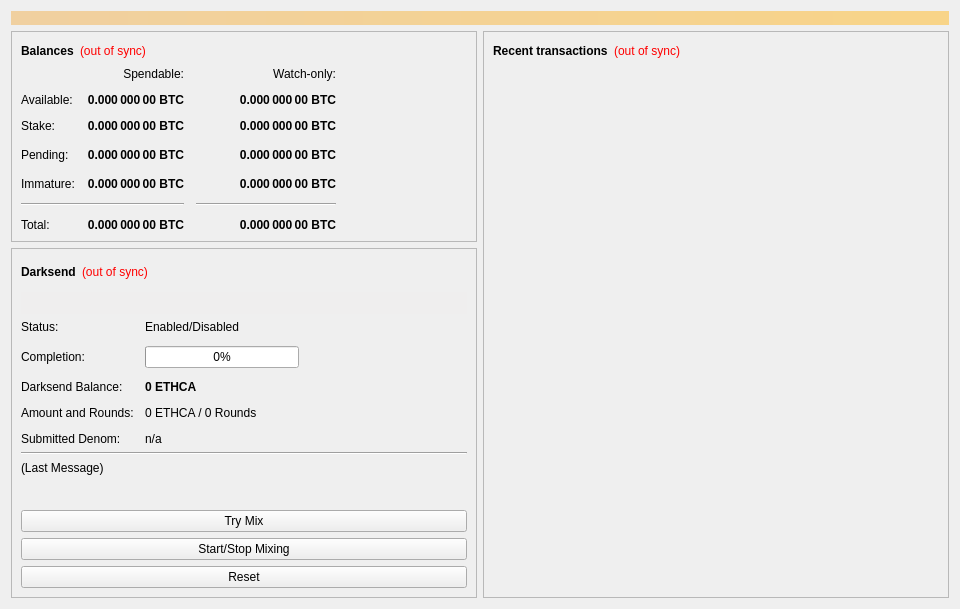
<?xml version="1.0" encoding="UTF-8"?>
<ui version="4.0">
 <class>OverviewPage</class>
 <widget class="QWidget" name="OverviewPage">
  <property name="geometry">
   <rect>
    <x>0</x>
    <y>0</y>
    <width>960</width>
    <height>594</height>
   </rect>
  </property>
  <property name="minimumSize">
   <size>
    <width>960</width>
    <height>0</height>
   </size>
  </property>
  <property name="windowTitle">
   <string>Form</string>
  </property>
  <layout class="QVBoxLayout" name="topLayout">
   <item>
    <widget class="QLabel" name="labelAlerts">
     <property name="visible">
      <bool>false</bool>
     </property>
     <property name="styleSheet">
      <string notr="true">background-color: qlineargradient(x1: 0, y1: 0, x2: 1, y2: 0, stop:0 #F0D0A0, stop:1 #F8D488); color:#000000;</string>
     </property>
     <property name="wordWrap">
      <bool>true</bool>
     </property>
     <property name="margin">
      <number>3</number>
     </property>
    </widget>
   </item>
   <item>
    <layout class="QHBoxLayout" name="horizontalLayout" stretch="1,1">
     <item>
      <layout class="QVBoxLayout" name="verticalLayout_2">
       <item>
        <widget class="QFrame" name="frame">
         <property name="frameShape">
          <enum>QFrame::StyledPanel</enum>
         </property>
         <property name="frameShadow">
          <enum>QFrame::Raised</enum>
         </property>
         <layout class="QVBoxLayout" name="verticalLayout_4">
          <item>
           <layout class="QHBoxLayout" name="horizontalLayout_4">
            <item>
             <widget class="QLabel" name="label_5">
              <property name="font">
               <font>
                <weight>75</weight>
                <bold>true</bold>
               </font>
              </property>
              <property name="text">
               <string>Balances</string>
              </property>
             </widget>
            </item>
            <item>
             <widget class="QLabel" name="labelWalletStatus">
              <property name="cursor">
               <cursorShape>WhatsThisCursor</cursorShape>
              </property>
              <property name="toolTip">
               <string>The displayed information may be out of date. Your wallet automatically synchronizes with the EthCash network after a connection is established, but this process has not completed yet.</string>
              </property>
              <property name="styleSheet">
               <string notr="true">QLabel { color: red; }</string>
              </property>
              <property name="text">
               <string notr="true">(out of sync)</string>
              </property>
              <property name="alignment">
               <set>Qt::AlignLeading|Qt::AlignLeft|Qt::AlignVCenter</set>
              </property>
             </widget>
            </item>
            <item>
             <spacer name="horizontalSpacer_3">
              <property name="orientation">
               <enum>Qt::Horizontal</enum>
              </property>
              <property name="sizeHint" stdset="0">
               <size>
                <width>40</width>
                <height>20</height>
               </size>
              </property>
             </spacer>
            </item>
           </layout>
          </item>
          <item>
           <layout class="QGridLayout" name="gridLayout">
            <property name="spacing">
             <number>12</number>
            </property>
            <item row="3" column="2">
             <widget class="QLabel" name="labelWatchPending">
              <property name="font">
               <font>
                <weight>75</weight>
                <bold>true</bold>
               </font>
              </property>
              <property name="cursor">
               <cursorShape>IBeamCursor</cursorShape>
              </property>
              <property name="toolTip">
               <string>Unconfirmed transactions to watch-only addresses</string>
              </property>
              <property name="text">
               <string notr="true">0.000 000 00 BTC</string>
              </property>
              <property name="alignment">
               <set>Qt::AlignRight|Qt::AlignTrailing|Qt::AlignVCenter</set>
              </property>
              <property name="textInteractionFlags">
               <set>Qt::LinksAccessibleByMouse|Qt::TextSelectableByKeyboard|Qt::TextSelectableByMouse</set>
              </property>
             </widget>
            </item>
            <item row="3" column="1">
             <widget class="QLabel" name="labelUnconfirmed">
              <property name="font">
               <font>
                <weight>75</weight>
                <bold>true</bold>
               </font>
              </property>
              <property name="cursor">
               <cursorShape>IBeamCursor</cursorShape>
              </property>
              <property name="toolTip">
               <string>Total of transactions that have yet to be confirmed, and do not yet count toward the spendable balance</string>
              </property>
              <property name="text">
               <string notr="true">0.000 000 00 BTC</string>
              </property>
              <property name="alignment">
               <set>Qt::AlignRight|Qt::AlignTrailing|Qt::AlignVCenter</set>
              </property>
              <property name="textInteractionFlags">
               <set>Qt::LinksAccessibleByMouse|Qt::TextSelectableByKeyboard|Qt::TextSelectableByMouse</set>
              </property>
             </widget>
            </item>
            <item row="4" column="2">
             <widget class="QLabel" name="labelWatchImmature">
              <property name="font">
               <font>
                <weight>75</weight>
                <bold>true</bold>
               </font>
              </property>
              <property name="cursor">
               <cursorShape>IBeamCursor</cursorShape>
              </property>
              <property name="toolTip">
               <string>Mined balance in watch-only addresses that has not yet matured</string>
              </property>
              <property name="text">
               <string notr="true">0.000 000 00 BTC</string>
              </property>
              <property name="alignment">
               <set>Qt::AlignRight|Qt::AlignTrailing|Qt::AlignVCenter</set>
              </property>
              <property name="textInteractionFlags">
               <set>Qt::LinksAccessibleByMouse|Qt::TextSelectableByKeyboard|Qt::TextSelectableByMouse</set>
              </property>
             </widget>
            </item>
            <item row="5" column="0" colspan="2">
             <widget class="Line" name="lineSpendableBalance">
              <property name="orientation">
               <enum>Qt::Horizontal</enum>
              </property>
             </widget>
            </item>
            <item row="5" column="2">
             <widget class="Line" name="lineWatchBalance">
              <property name="sizePolicy">
               <sizepolicy hsizetype="Preferred" vsizetype="Fixed">
                <horstretch>0</horstretch>
                <verstretch>0</verstretch>
               </sizepolicy>
              </property>
              <property name="minimumSize">
               <size>
                <width>140</width>
                <height>0</height>
               </size>
              </property>
              <property name="orientation">
               <enum>Qt::Horizontal</enum>
              </property>
             </widget>
            </item>
            <item row="6" column="0">
             <widget class="QLabel" name="labelTotalText">
              <property name="text">
               <string>Total:</string>
              </property>
             </widget>
            </item>
            <item row="4" column="1">
             <widget class="QLabel" name="labelImmature">
              <property name="font">
               <font>
                <weight>75</weight>
                <bold>true</bold>
               </font>
              </property>
              <property name="cursor">
               <cursorShape>IBeamCursor</cursorShape>
              </property>
              <property name="toolTip">
               <string>Mined balance that has not yet matured</string>
              </property>
              <property name="text">
               <string notr="true">0.000 000 00 BTC</string>
              </property>
              <property name="alignment">
               <set>Qt::AlignRight|Qt::AlignTrailing|Qt::AlignVCenter</set>
              </property>
              <property name="textInteractionFlags">
               <set>Qt::LinksAccessibleByMouse|Qt::TextSelectableByKeyboard|Qt::TextSelectableByMouse</set>
              </property>
             </widget>
            </item>
            <item row="3" column="3">
             <spacer name="horizontalSpacer_2">
              <property name="orientation">
               <enum>Qt::Horizontal</enum>
              </property>
              <property name="sizeHint" stdset="0">
               <size>
                <width>40</width>
                <height>20</height>
               </size>
              </property>
             </spacer>
            </item>
            <item row="4" column="0">
             <widget class="QLabel" name="labelImmatureText">
              <property name="text">
               <string>Immature:</string>
              </property>
             </widget>
            </item>
            <item row="6" column="1">
             <widget class="QLabel" name="labelTotal">
              <property name="font">
               <font>
                <weight>75</weight>
                <bold>true</bold>
               </font>
              </property>
              <property name="cursor">
               <cursorShape>IBeamCursor</cursorShape>
              </property>
              <property name="toolTip">
               <string>Your current total balance</string>
              </property>
              <property name="text">
               <string notr="true">0.000 000 00 BTC</string>
              </property>
              <property name="alignment">
               <set>Qt::AlignRight|Qt::AlignTrailing|Qt::AlignVCenter</set>
              </property>
              <property name="textInteractionFlags">
               <set>Qt::LinksAccessibleByMouse|Qt::TextSelectableByKeyboard|Qt::TextSelectableByMouse</set>
              </property>
             </widget>
            </item>
            <item row="6" column="2">
             <widget class="QLabel" name="labelWatchTotal">
              <property name="font">
               <font>
                <weight>75</weight>
                <bold>true</bold>
               </font>
              </property>
              <property name="cursor">
               <cursorShape>IBeamCursor</cursorShape>
              </property>
              <property name="toolTip">
               <string>Current total balance in watch-only addresses</string>
              </property>
              <property name="text">
               <string notr="true">0.000 000 00 BTC</string>
              </property>
              <property name="alignment">
               <set>Qt::AlignRight|Qt::AlignTrailing|Qt::AlignVCenter</set>
              </property>
              <property name="textInteractionFlags">
               <set>Qt::LinksAccessibleByMouse|Qt::TextSelectableByKeyboard|Qt::TextSelectableByMouse</set>
              </property>
             </widget>
            </item>
            <item row="0" column="2">
             <widget class="QLabel" name="labelWatchonly">
              <property name="text">
               <string>Watch-only:</string>
              </property>
              <property name="alignment">
               <set>Qt::AlignRight|Qt::AlignTrailing|Qt::AlignVCenter</set>
              </property>
             </widget>
            </item>
            <item row="1" column="0">
             <widget class="QLabel" name="labelBalanceText">
              <property name="text">
               <string>Available:</string>
              </property>
             </widget>
            </item>
            <item row="1" column="1">
             <widget class="QLabel" name="labelBalance">
              <property name="font">
               <font>
                <weight>75</weight>
                <bold>true</bold>
               </font>
              </property>
              <property name="cursor">
               <cursorShape>IBeamCursor</cursorShape>
              </property>
              <property name="toolTip">
               <string>Your current spendable balance</string>
              </property>
              <property name="text">
               <string notr="true">0.000 000 00 BTC</string>
              </property>
              <property name="alignment">
               <set>Qt::AlignRight|Qt::AlignTrailing|Qt::AlignVCenter</set>
              </property>
              <property name="textInteractionFlags">
               <set>Qt::LinksAccessibleByMouse|Qt::TextSelectableByKeyboard|Qt::TextSelectableByMouse</set>
              </property>
             </widget>
            </item>
            <item row="2" column="0">
             <widget class="QLabel" name="label_10">
              <property name="text">
               <string>Stake:</string>
              </property>
             </widget>
            </item>
            <item row="2" column="1">
             <widget class="QLabel" name="labelStake">
              <property name="font">
               <font>
                <weight>75</weight>
                <bold>true</bold>
               </font>
              </property>
              <property name="cursor">
               <cursorShape>IBeamCursor</cursorShape>
              </property>
              <property name="toolTip">
               <string>Total of coins that was staked, and do not yet count toward the current balance</string>
              </property>
              <property name="text">
               <string notr="true">0.000 000 00 BTC</string>
              </property>
              <property name="alignment">
               <set>Qt::AlignRight|Qt::AlignTrailing|Qt::AlignVCenter</set>
              </property>
              <property name="textInteractionFlags">
               <set>Qt::LinksAccessibleByMouse|Qt::TextSelectableByKeyboard|Qt::TextSelectableByMouse</set>
              </property>
             </widget>
            </item>
            <item row="2" column="2">
             <widget class="QLabel" name="labelWatchStake">
              <property name="font">
               <font>
                <weight>75</weight>
                <bold>true</bold>
               </font>
              </property>
              <property name="cursor">
               <cursorShape>IBeamCursor</cursorShape>
              </property>
              <property name="toolTip">
               <string>Total of coins that was staked in watch-only addresses, and do not yet count toward the current watch-only balance</string>
              </property>
              <property name="text">
               <string notr="true">0.000 000 00 BTC</string>
              </property>
              <property name="alignment">
               <set>Qt::AlignRight|Qt::AlignTrailing|Qt::AlignVCenter</set>
              </property>
              <property name="textInteractionFlags">
               <set>Qt::LinksAccessibleByMouse|Qt::TextSelectableByKeyboard|Qt::TextSelectableByMouse</set>
              </property>
             </widget>
            </item>
            <item row="1" column="2">
             <widget class="QLabel" name="labelWatchAvailable">
              <property name="font">
               <font>
                <weight>75</weight>
                <bold>true</bold>
               </font>
              </property>
              <property name="cursor">
               <cursorShape>IBeamCursor</cursorShape>
              </property>
              <property name="toolTip">
               <string>Your current balance in watch-only addresses</string>
              </property>
              <property name="text">
               <string notr="true">0.000 000 00 BTC</string>
              </property>
              <property name="alignment">
               <set>Qt::AlignRight|Qt::AlignTrailing|Qt::AlignVCenter</set>
              </property>
              <property name="textInteractionFlags">
               <set>Qt::LinksAccessibleByMouse|Qt::TextSelectableByKeyboard|Qt::TextSelectableByMouse</set>
              </property>
             </widget>
            </item>
            <item row="3" column="0">
             <widget class="QLabel" name="labelPendingText">
              <property name="text">
               <string>Pending:</string>
              </property>
             </widget>
            </item>
            <item row="0" column="1">
             <widget class="QLabel" name="labelSpendable">
              <property name="text">
               <string>Spendable:</string>
              </property>
              <property name="alignment">
               <set>Qt::AlignRight|Qt::AlignTrailing|Qt::AlignVCenter</set>
              </property>
             </widget>
            </item>
           </layout>
          </item>
         </layout>
        </widget>
       </item>
       <item>
        <widget class="QFrame" name="frameDarksend">
		<property name="visible">
          <bool>false</bool>
         </property>
         <property name="sizePolicy">
          <sizepolicy hsizetype="Expanding" vsizetype="Expanding">
           <horstretch>0</horstretch>
           <verstretch>0</verstretch>
          </sizepolicy>
         </property>
         <property name="minimumSize">
          <size>
           <width>0</width>
           <height>350</height>
          </size>
         </property>
         <property name="layoutDirection">
          <enum>Qt::LeftToRight</enum>
         </property>
         <property name="frameShape">
          <enum>QFrame::StyledPanel</enum>
         </property>
         <property name="frameShadow">
          <enum>QFrame::Raised</enum>
         </property>
         <layout class="QVBoxLayout" name="verticalLayout_5">
          <item>
           <layout class="QHBoxLayout" name="horizontalLayout_5">
            <item>
             <widget class="QLabel" name="label_2">
              <property name="font">
               <font>
                <weight>75</weight>
                <bold>true</bold>
               </font>
              </property>
              <property name="text">
               <string>Darksend</string>
              </property>
             </widget>
            </item>
            <item>
             <widget class="QLabel" name="labelDarksendSyncStatus">
              <property name="toolTip">
               <string>The displayed information may be out of date. Your wallet automatically synchronizes with the EthCash network after a connection is established, but this process has not completed yet.</string>
              </property>
              <property name="styleSheet">
               <string notr="true">QLabel { color: red; }</string>
              </property>
              <property name="text">
               <string notr="true">(out of sync)</string>
              </property>
              <property name="alignment">
               <set>Qt::AlignLeading|Qt::AlignLeft|Qt::AlignVCenter</set>
              </property>
             </widget>
            </item>
            <item>
             <spacer name="horizontalSpacer_4">
              <property name="orientation">
               <enum>Qt::Horizontal</enum>
              </property>
              <property name="sizeHint" stdset="0">
               <size>
                <width>40</width>
                <height>20</height>
               </size>
              </property>
             </spacer>
            </item>
           </layout>
          </item>
          <item>
           <widget class="QPushButton" name="runAutoDenom">
            <property name="palette">
             <palette>
              <active>
               <colorrole role="WindowText">
                <brush brushstyle="SolidPattern">
                 <color alpha="255">
                  <red>0</red>
                  <green>0</green>
                  <blue>0</blue>
                 </color>
                </brush>
               </colorrole>
               <colorrole role="Button">
                <brush brushstyle="SolidPattern">
                 <color alpha="255">
                  <red>239</red>
                  <green>238</green>
                  <blue>238</blue>
                 </color>
                </brush>
               </colorrole>
               <colorrole role="Light">
                <brush brushstyle="SolidPattern">
                 <color alpha="255">
                  <red>255</red>
                  <green>255</green>
                  <blue>255</blue>
                 </color>
                </brush>
               </colorrole>
               <colorrole role="Midlight">
                <brush brushstyle="SolidPattern">
                 <color alpha="255">
                  <red>247</red>
                  <green>246</green>
                  <blue>246</blue>
                 </color>
                </brush>
               </colorrole>
               <colorrole role="Dark">
                <brush brushstyle="SolidPattern">
                 <color alpha="255">
                  <red>119</red>
                  <green>119</green>
                  <blue>119</blue>
                 </color>
                </brush>
               </colorrole>
               <colorrole role="Mid">
                <brush brushstyle="SolidPattern">
                 <color alpha="255">
                  <red>159</red>
                  <green>159</green>
                  <blue>159</blue>
                 </color>
                </brush>
               </colorrole>
               <colorrole role="Text">
                <brush brushstyle="SolidPattern">
                 <color alpha="255">
                  <red>0</red>
                  <green>0</green>
                  <blue>0</blue>
                 </color>
                </brush>
               </colorrole>
               <colorrole role="BrightText">
                <brush brushstyle="SolidPattern">
                 <color alpha="255">
                  <red>255</red>
                  <green>255</green>
                  <blue>255</blue>
                 </color>
                </brush>
               </colorrole>
               <colorrole role="ButtonText">
                <brush brushstyle="SolidPattern">
                 <color alpha="255">
                  <red>0</red>
                  <green>0</green>
                  <blue>0</blue>
                 </color>
                </brush>
               </colorrole>
               <colorrole role="Base">
                <brush brushstyle="SolidPattern">
                 <color alpha="255">
                  <red>255</red>
                  <green>255</green>
                  <blue>255</blue>
                 </color>
                </brush>
               </colorrole>
               <colorrole role="Window">
                <brush brushstyle="SolidPattern">
                 <color alpha="255">
                  <red>239</red>
                  <green>238</green>
                  <blue>238</blue>
                 </color>
                </brush>
               </colorrole>
               <colorrole role="Shadow">
                <brush brushstyle="SolidPattern">
                 <color alpha="255">
                  <red>0</red>
                  <green>0</green>
                  <blue>0</blue>
                 </color>
                </brush>
               </colorrole>
               <colorrole role="AlternateBase">
                <brush brushstyle="SolidPattern">
                 <color alpha="255">
                  <red>247</red>
                  <green>246</green>
                  <blue>246</blue>
                 </color>
                </brush>
               </colorrole>
               <colorrole role="ToolTipBase">
                <brush brushstyle="SolidPattern">
                 <color alpha="255">
                  <red>255</red>
                  <green>255</green>
                  <blue>220</blue>
                 </color>
                </brush>
               </colorrole>
               <colorrole role="ToolTipText">
                <brush brushstyle="SolidPattern">
                 <color alpha="255">
                  <red>0</red>
                  <green>0</green>
                  <blue>0</blue>
                 </color>
                </brush>
               </colorrole>
              </active>
              <inactive>
               <colorrole role="WindowText">
                <brush brushstyle="SolidPattern">
                 <color alpha="255">
                  <red>0</red>
                  <green>0</green>
                  <blue>0</blue>
                 </color>
                </brush>
               </colorrole>
               <colorrole role="Button">
                <brush brushstyle="SolidPattern">
                 <color alpha="255">
                  <red>239</red>
                  <green>238</green>
                  <blue>238</blue>
                 </color>
                </brush>
               </colorrole>
               <colorrole role="Light">
                <brush brushstyle="SolidPattern">
                 <color alpha="255">
                  <red>255</red>
                  <green>255</green>
                  <blue>255</blue>
                 </color>
                </brush>
               </colorrole>
               <colorrole role="Midlight">
                <brush brushstyle="SolidPattern">
                 <color alpha="255">
                  <red>247</red>
                  <green>246</green>
                  <blue>246</blue>
                 </color>
                </brush>
               </colorrole>
               <colorrole role="Dark">
                <brush brushstyle="SolidPattern">
                 <color alpha="255">
                  <red>119</red>
                  <green>119</green>
                  <blue>119</blue>
                 </color>
                </brush>
               </colorrole>
               <colorrole role="Mid">
                <brush brushstyle="SolidPattern">
                 <color alpha="255">
                  <red>159</red>
                  <green>159</green>
                  <blue>159</blue>
                 </color>
                </brush>
               </colorrole>
               <colorrole role="Text">
                <brush brushstyle="SolidPattern">
                 <color alpha="255">
                  <red>0</red>
                  <green>0</green>
                  <blue>0</blue>
                 </color>
                </brush>
               </colorrole>
               <colorrole role="BrightText">
                <brush brushstyle="SolidPattern">
                 <color alpha="255">
                  <red>255</red>
                  <green>255</green>
                  <blue>255</blue>
                 </color>
                </brush>
               </colorrole>
               <colorrole role="ButtonText">
                <brush brushstyle="SolidPattern">
                 <color alpha="255">
                  <red>0</red>
                  <green>0</green>
                  <blue>0</blue>
                 </color>
                </brush>
               </colorrole>
               <colorrole role="Base">
                <brush brushstyle="SolidPattern">
                 <color alpha="255">
                  <red>255</red>
                  <green>255</green>
                  <blue>255</blue>
                 </color>
                </brush>
               </colorrole>
               <colorrole role="Window">
                <brush brushstyle="SolidPattern">
                 <color alpha="255">
                  <red>239</red>
                  <green>238</green>
                  <blue>238</blue>
                 </color>
                </brush>
               </colorrole>
               <colorrole role="Shadow">
                <brush brushstyle="SolidPattern">
                 <color alpha="255">
                  <red>0</red>
                  <green>0</green>
                  <blue>0</blue>
                 </color>
                </brush>
               </colorrole>
               <colorrole role="AlternateBase">
                <brush brushstyle="SolidPattern">
                 <color alpha="255">
                  <red>247</red>
                  <green>246</green>
                  <blue>246</blue>
                 </color>
                </brush>
               </colorrole>
               <colorrole role="ToolTipBase">
                <brush brushstyle="SolidPattern">
                 <color alpha="255">
                  <red>255</red>
                  <green>255</green>
                  <blue>220</blue>
                 </color>
                </brush>
               </colorrole>
               <colorrole role="ToolTipText">
                <brush brushstyle="SolidPattern">
                 <color alpha="255">
                  <red>0</red>
                  <green>0</green>
                  <blue>0</blue>
                 </color>
                </brush>
               </colorrole>
              </inactive>
              <disabled>
               <colorrole role="WindowText">
                <brush brushstyle="SolidPattern">
                 <color alpha="255">
                  <red>119</red>
                  <green>119</green>
                  <blue>119</blue>
                 </color>
                </brush>
               </colorrole>
               <colorrole role="Button">
                <brush brushstyle="SolidPattern">
                 <color alpha="255">
                  <red>239</red>
                  <green>238</green>
                  <blue>238</blue>
                 </color>
                </brush>
               </colorrole>
               <colorrole role="Light">
                <brush brushstyle="SolidPattern">
                 <color alpha="255">
                  <red>255</red>
                  <green>255</green>
                  <blue>255</blue>
                 </color>
                </brush>
               </colorrole>
               <colorrole role="Midlight">
                <brush brushstyle="SolidPattern">
                 <color alpha="255">
                  <red>247</red>
                  <green>246</green>
                  <blue>246</blue>
                 </color>
                </brush>
               </colorrole>
               <colorrole role="Dark">
                <brush brushstyle="SolidPattern">
                 <color alpha="255">
                  <red>119</red>
                  <green>119</green>
                  <blue>119</blue>
                 </color>
                </brush>
               </colorrole>
               <colorrole role="Mid">
                <brush brushstyle="SolidPattern">
                 <color alpha="255">
                  <red>159</red>
                  <green>159</green>
                  <blue>159</blue>
                 </color>
                </brush>
               </colorrole>
               <colorrole role="Text">
                <brush brushstyle="SolidPattern">
                 <color alpha="255">
                  <red>119</red>
                  <green>119</green>
                  <blue>119</blue>
                 </color>
                </brush>
               </colorrole>
               <colorrole role="BrightText">
                <brush brushstyle="SolidPattern">
                 <color alpha="255">
                  <red>255</red>
                  <green>255</green>
                  <blue>255</blue>
                 </color>
                </brush>
               </colorrole>
               <colorrole role="ButtonText">
                <brush brushstyle="SolidPattern">
                 <color alpha="255">
                  <red>119</red>
                  <green>119</green>
                  <blue>119</blue>
                 </color>
                </brush>
               </colorrole>
               <colorrole role="Base">
                <brush brushstyle="SolidPattern">
                 <color alpha="255">
                  <red>239</red>
                  <green>238</green>
                  <blue>238</blue>
                 </color>
                </brush>
               </colorrole>
               <colorrole role="Window">
                <brush brushstyle="SolidPattern">
                 <color alpha="255">
                  <red>239</red>
                  <green>238</green>
                  <blue>238</blue>
                 </color>
                </brush>
               </colorrole>
               <colorrole role="Shadow">
                <brush brushstyle="SolidPattern">
                 <color alpha="255">
                  <red>0</red>
                  <green>0</green>
                  <blue>0</blue>
                 </color>
                </brush>
               </colorrole>
               <colorrole role="AlternateBase">
                <brush brushstyle="SolidPattern">
                 <color alpha="255">
                  <red>239</red>
                  <green>238</green>
                  <blue>238</blue>
                 </color>
                </brush>
               </colorrole>
               <colorrole role="ToolTipBase">
                <brush brushstyle="SolidPattern">
                 <color alpha="255">
                  <red>255</red>
                  <green>255</green>
                  <blue>220</blue>
                 </color>
                </brush>
               </colorrole>
               <colorrole role="ToolTipText">
                <brush brushstyle="SolidPattern">
                 <color alpha="255">
                  <red>0</red>
                  <green>0</green>
                  <blue>0</blue>
                 </color>
                </brush>
               </colorrole>
              </disabled>
             </palette>
            </property>
            <property name="focusPolicy">
             <enum>Qt::NoFocus</enum>
            </property>
            <property name="autoFillBackground">
             <bool>true</bool>
            </property>
            <property name="text">
             <string/>
            </property>
            <property name="flat">
             <bool>true</bool>
            </property>
           </widget>
          </item>
          <item>
           <layout class="QFormLayout" name="formLayout">
            <property name="fieldGrowthPolicy">
             <enum>QFormLayout::AllNonFixedFieldsGrow</enum>
            </property>
            <property name="horizontalSpacing">
             <number>11</number>
            </property>
            <property name="verticalSpacing">
             <number>12</number>
            </property>
            <item row="0" column="0">
             <widget class="QLabel" name="label_6">
              <property name="text">
               <string>Status:</string>
              </property>
             </widget>
            </item>
            <item row="1" column="0">
             <widget class="QLabel" name="label_7">
              <property name="text">
               <string>Completion:</string>
              </property>
             </widget>
            </item>
            <item row="1" column="1">
             <widget class="QProgressBar" name="darksendProgress">
              <property name="maximumSize">
               <size>
                <width>154</width>
                <height>16777215</height>
               </size>
              </property>
              <property name="value">
               <number>0</number>
              </property>
             </widget>
            </item>
            <item row="3" column="0">
             <widget class="QLabel" name="labelAnonymizedText">
              <property name="text">
               <string>Darksend Balance:</string>
              </property>
             </widget>
            </item>
            <item row="3" column="1">
             <widget class="QLabel" name="labelAnonymized">
              <property name="font">
               <font>
                <weight>75</weight>
                <bold>true</bold>
               </font>
              </property>
              <property name="text">
               <string notr="true">0 ETHCA</string>
              </property>
             </widget>
            </item>
            <item row="4" column="0">
             <widget class="QLabel" name="label_8">
              <property name="text">
               <string>Amount and Rounds:</string>
              </property>
             </widget>
            </item>
            <item row="4" column="1">
             <widget class="QLabel" name="labelAmountRounds">
              <property name="text">
               <string>0 ETHCA / 0 Rounds</string>
              </property>
             </widget>
            </item>
            <item row="5" column="0">
             <widget class="QLabel" name="label_9">
              <property name="text">
               <string>Submitted Denom:</string>
              </property>
             </widget>
            </item>
            <item row="5" column="1">
             <widget class="QLabel" name="labelSubmittedDenom">
              <property name="toolTip">
               <string>The denominations you submitted to the Masternode.&lt;br&gt;To mix, other users must submit the exact same denominations.</string>
              </property>
              <property name="text">
               <string>n/a</string>
              </property>
             </widget>
            </item>
            <item row="0" column="1">
             <widget class="QLabel" name="darksendEnabled">
              <property name="text">
               <string>Enabled/Disabled</string>
              </property>
             </widget>
            </item>
           </layout>
          </item>
          <item>
           <widget class="Line" name="lineLastMessage">
            <property name="orientation">
             <enum>Qt::Horizontal</enum>
            </property>
           </widget>
          </item>
          <item>
           <widget class="QLabel" name="darksendStatus">
            <property name="minimumSize">
             <size>
              <width>288</width>
              <height>43</height>
             </size>
            </property>
            <property name="text">
             <string>(Last Message)</string>
            </property>
            <property name="alignment">
             <set>Qt::AlignLeading|Qt::AlignLeft|Qt::AlignTop</set>
            </property>
            <property name="wordWrap">
             <bool>true</bool>
            </property>
           </widget>
          </item>
          <item>
           <widget class="QPushButton" name="darksendAuto">
            <property name="sizePolicy">
             <sizepolicy hsizetype="MinimumExpanding" vsizetype="Fixed">
              <horstretch>0</horstretch>
              <verstretch>0</verstretch>
             </sizepolicy>
            </property>
            <property name="toolTip">
             <string>Try to manually submit a Darksend request.</string>
            </property>
            <property name="text">
             <string>Try Mix</string>
            </property>
           </widget>
          </item>
          <item>
           <widget class="QPushButton" name="toggleDarksend">
            <property name="sizePolicy">
             <sizepolicy hsizetype="MinimumExpanding" vsizetype="Fixed">
              <horstretch>0</horstretch>
              <verstretch>0</verstretch>
             </sizepolicy>
            </property>
            <property name="text">
             <string>Start/Stop Mixing</string>
            </property>
           </widget>
          </item>
          <item>
           <widget class="QPushButton" name="darksendReset">
            <property name="sizePolicy">
             <sizepolicy hsizetype="MinimumExpanding" vsizetype="Fixed">
              <horstretch>0</horstretch>
              <verstretch>0</verstretch>
             </sizepolicy>
            </property>
            <property name="toolTip">
             <string>Reset the current status of Darksend (can interrupt Darksend if it's in the process of Mixing, which can cost you money!)</string>
            </property>
            <property name="autoFillBackground">
             <bool>false</bool>
            </property>
            <property name="text">
             <string>Reset</string>
            </property>
           </widget>
          </item>
         </layout>
        </widget>
       </item>
       <item>
        <spacer name="verticalSpacer">
         <property name="orientation">
          <enum>Qt::Vertical</enum>
         </property>
         <property name="sizeHint" stdset="0">
          <size>
           <width>20</width>
           <height>40</height>
          </size>
         </property>
        </spacer>
       </item>
      </layout>
     </item>
     <item>
      <layout class="QVBoxLayout" name="verticalLayout_3">
       <item>
        <widget class="QFrame" name="frame_2">
         <property name="frameShape">
          <enum>QFrame::StyledPanel</enum>
         </property>
         <property name="frameShadow">
          <enum>QFrame::Raised</enum>
         </property>
         <layout class="QVBoxLayout" name="verticalLayout">
          <item>
           <layout class="QHBoxLayout" name="horizontalLayout_2">
            <item>
             <widget class="QLabel" name="label_4">
              <property name="font">
               <font>
                <weight>75</weight>
                <bold>true</bold>
               </font>
              </property>
              <property name="text">
               <string>Recent transactions</string>
              </property>
             </widget>
            </item>
            <item>
             <widget class="QLabel" name="labelTransactionsStatus">
              <property name="cursor">
               <cursorShape>WhatsThisCursor</cursorShape>
              </property>
              <property name="toolTip">
               <string>The displayed information may be out of date. Your wallet automatically synchronizes with the EthCash network after a connection is established, but this process has not completed yet.</string>
              </property>
              <property name="styleSheet">
               <string notr="true">QLabel { color: red; }</string>
              </property>
              <property name="text">
               <string notr="true">(out of sync)</string>
              </property>
              <property name="alignment">
               <set>Qt::AlignRight|Qt::AlignTrailing|Qt::AlignVCenter</set>
              </property>
             </widget>
            </item>
            <item>
             <spacer name="horizontalSpacer">
              <property name="orientation">
               <enum>Qt::Horizontal</enum>
              </property>
              <property name="sizeHint" stdset="0">
               <size>
                <width>40</width>
                <height>20</height>
               </size>
              </property>
             </spacer>
            </item>
           </layout>
          </item>
          <item>
           <widget class="QListView" name="listTransactions">
            <property name="styleSheet">
             <string notr="true">QListView { background: transparent; }</string>
            </property>
            <property name="frameShape">
             <enum>QFrame::NoFrame</enum>
            </property>
            <property name="verticalScrollBarPolicy">
             <enum>Qt::ScrollBarAlwaysOff</enum>
            </property>
            <property name="horizontalScrollBarPolicy">
             <enum>Qt::ScrollBarAlwaysOff</enum>
            </property>
            <property name="selectionMode">
             <enum>QAbstractItemView::NoSelection</enum>
            </property>
           </widget>
          </item>
         </layout>
        </widget>
       </item>
      </layout>
     </item>
    </layout>
   </item>
  </layout>
 </widget>
 <resources/>
 <connections/>
</ui>
